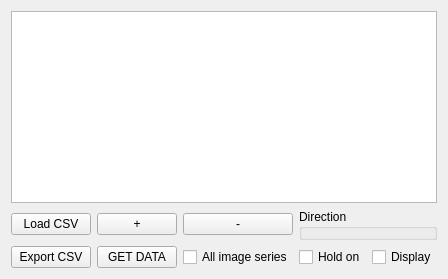
              <widget class="QWidget" name="tab_34">
               <attribute name="title">
                <string>Circles</string>
               </attribute>
               <layout class="QGridLayout" name="gridLayout_33">
                <item row="2" column="1">
                 <widget class="QPushButton" name="roi_circle_add_row">
                  <property name="text">
                   <string>+</string>
                  </property>
                 </widget>
                </item>
                <item row="3" column="0">
                 <widget class="QPushButton" name="circ_roi_exp_csv">
                  <property name="text">
                   <string>Export CSV</string>
                  </property>
                 </widget>
                </item>
                <item row="3" column="1">
                 <widget class="QPushButton" name="get_circ_roi_data">
                  <property name="text">
                   <string>GET DATA</string>
                  </property>
                 </widget>
                </item>
                <item row="2" column="2">
                 <widget class="QPushButton" name="roi_circle_remove_row">
                  <property name="text">
                   <string>-</string>
                  </property>
                 </widget>
                </item>
                <item row="2" column="0">
                 <widget class="QPushButton" name="circ_roi_load_csv">
                  <property name="text">
                   <string>Load CSV</string>
                  </property>
                 </widget>
                </item>
                <item row="3" column="4" colspan="4">
                 <widget class="QCheckBox" name="checkBox_circ_roi_data_2">
                  <property name="text">
                   <string>Display</string>
                  </property>
                 </widget>
                </item>
                <item row="0" column="0" colspan="8">
                 <widget class="QTableWidget" name="table_circ_roi">
                  <property name="font">
                   <font>
                    <pointsize>12</pointsize>
                   </font>
                  </property>
                 </widget>
                </item>
                <item row="3" column="2">
                 <widget class="QCheckBox" name="checkBox_circ_roi_data_01">
                  <property name="text">
                   <string>All image series</string>
                  </property>
                 </widget>
                </item>
                <item row="3" column="3">
                 <widget class="QCheckBox" name="holdOnROI">
                  <property name="text">
                   <string>Hold on</string>
                  </property>
                 </widget>
                </item>
                <item row="2" column="3" colspan="5">
                 <widget class="QGroupBox" name="groupBox_8">
                  <property name="title">
                   <string>Direction</string>
                  </property>
                 </widget>
                </item>
               </layout>
              </widget>
